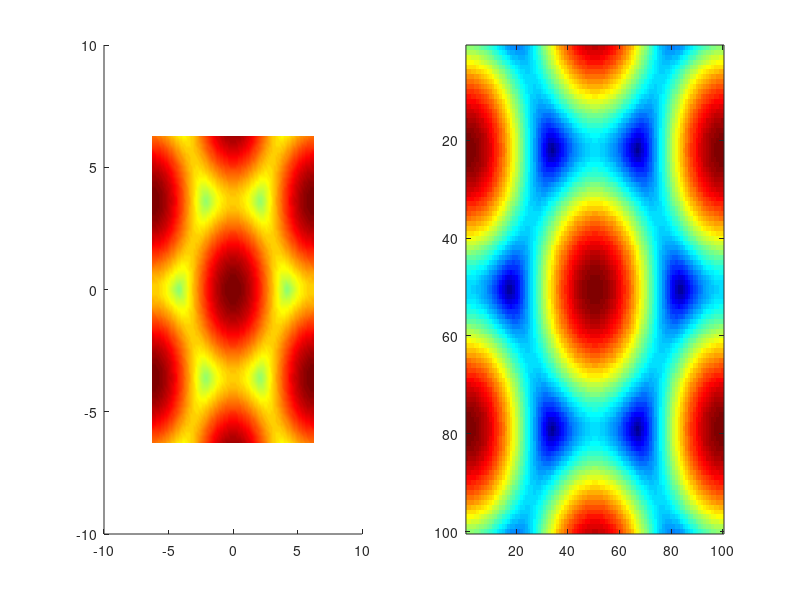

Reproduce this figure in MATLAB.
e0 = -13.6;
g = 2;

kx = linspace(-2*pi, 2*pi, 100);
ky = linspace(-2*pi, 2*pi, 100);
[kx, ky] = meshgrid(kx, ky);

energiaMas = - g*sqrt(3+2*cos(kx) + 2*cos(kx/2.0 + sqrt(3)*ky/2.0) +...
                                            2*cos(kx/2.0-sqrt(3)*ky/2.0));
energiaMenos = g*sqrt(3+2*cos(kx) + 2*cos(kx/2.0 + sqrt(3)*ky/2.0) +...
                                            2*cos(kx/2.0-sqrt(3)*ky/2.0));

a1 = subplot(121);
	colormap(a1, jet);
	hold on;
		surface(kx, ky, energiaMenos);
		surface(kx, ky, energiaMas);
		shading interp;
	hold off;
a2 = subplot(122);
	colormap(a2, jet);
	imagesc(energiaMenos);